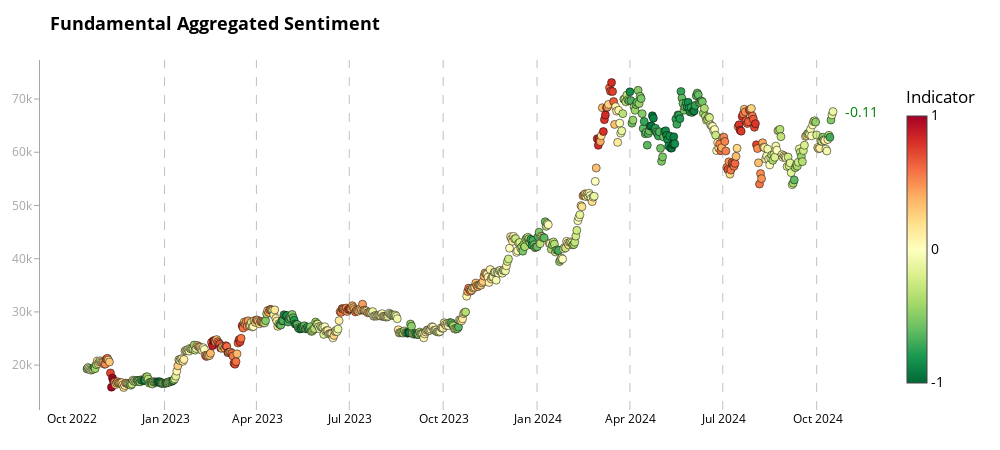

Notebook code for this chart:
### Code cell
# Example usage
fig2 = chart_aggregate(merged_df, 'aggregate_indicator_manual', 'price_usd_close', "Fundamental Aggregated Sentiment")
fig2.show()
pio.write_html(fig2, file=f'aggregated_scatter_analysis_fundamental_aggr_last_2year.html')
print("All charts have been displayed and saved as separate HTML files.")

### Figure 1 — Plotly figure (JSON) as saved in the notebook; plotly's stock layout.template omitted (floating-point values rounded to 4 significant figures; data arrays with more than 128 entries replaced by an {"elided": "..."} marker saying what was removed)
{"data": [{"hoverinfo": "text", "marker": {"cmax": 1, "cmin": -1, "color": {"elided": "732 float values"}, "colorbar": {"len": 0.9, "lenmode": "fraction", "thickness": 20, "ticktext": ["-1", "0", "1"], "tickvals": [-1, 0, 1], "title": {"text": "Indicator"}, "x": 1.02, "xpad": 10}, "colorscale": [[0.0, "rgb(0,104,55)"], [0.1, "rgb(26,152,80)"], [0.2, "rgb(102,189,99)"], [0.3, "rgb(166,217,106)"], [0.4, "rgb(217,239,139)"], [0.5, "rgb(255,255,191)"], [0.6, "rgb(254,224,139)"], [0.7, "rgb(253,174,97)"], [0.8, "rgb(244,109,67)"], [0.9, "rgb(215,48,39)"], [1.0, "rgb(165,0,38)"]], "line": {"color": "black", "width": 0.5}, "size": 8}, "mode": "markers", "text": {"elided": "732 str values"}, "x": {"elided": "732 str values"}, "y": {"elided": "732 float values"}, "type": "scatter"}], "layout": {"shapes": [{"line": {"color": "rgba(128, 128, 128, 0.7)", "dash": "dash", "width": 1}, "opacity": 0.7, "type": "line", "x0": "2022-12-31T00:00:00", "x1": "2022-12-31T00:00:00", "xref": "x", "y0": 0, "y1": 1, "yref": "y domain"}, {"line": {"color": "rgba(128, 128, 128, 0.7)", "dash": "dash", "width": 1}, "opacity": 0.7, "type": "line", "x0": "2023-03-31T00:00:00", "x1": "2023-03-31T00:00:00", "xref": "x", "y0": 0, "y1": 1, "yref": "y domain"}, {"line": {"color": "rgba(128, 128, 128, 0.7)", "dash": "dash", "width": 1}, "opacity": 0.7, "type": "line", "x0": "2023-06-30T00:00:00", "x1": "2023-06-30T00:00:00", "xref": "x", "y0": 0, "y1": 1, "yref": "y domain"}, {"line": {"color": "rgba(128, 128, 128, 0.7)", "dash": "dash", "width": 1}, "opacity": 0.7, "type": "line", "x0": "2023-09-30T00:00:00", "x1": "2023-09-30T00:00:00", "xref": "x", "y0": 0, "y1": 1, "yref": "y domain"}, {"line": {"color": "rgba(128, 128, 128, 0.7)", "dash": "dash", "width": 1}, "opacity": 0.7, "type": "line", "x0": "2023-12-31T00:00:00", "x1": "2023-12-31T00:00:00", "xref": "x", "y0": 0, "y1": 1, "yref": "y domain"}, {"line": {"color": "rgba(128, 128, 128, 0.7)", "dash": "dash", "width": 1}, "opacity": 0.7, "type": "line", "x0": "2024-03-31T00:00:00", "x1": "2024-03-31T00:00:00", "xref": "x", "y0": 0, "y1": 1, "yref": "y domain"}, {"line": {"color": "rgba(128, 128, 128, 0.7)", "dash": "dash", "width": 1}, "opacity": 0.7, "type": "line", "x0": "2024-06-30T00:00:00", "x1": "2024-06-30T00:00:00", "xref": "x", "y0": 0, "y1": 1, "yref": "y domain"}, {"line": {"color": "rgba(128, 128, 128, 0.7)", "dash": "dash", "width": 1}, "opacity": 0.7, "type": "line", "x0": "2024-09-30T00:00:00", "x1": "2024-09-30T00:00:00", "xref": "x", "y0": 0, "y1": 1, "yref": "y domain"}], "annotations": [{"align": "left", "font": {"color": "green", "size": 14}, "showarrow": false, "text": "-0.11", "x": "2024-10-16T00:00:00", "xanchor": "left", "xshift": 10, "y": 67640.0, "yanchor": "middle"}], "title": {"font": {"color": "black", "size": 18, "weight": "bold"}, "text": "Fundamental Aggregated Sentiment"}, "font": {"color": "black", "size": 14}, "margin": {"l": 40, "r": 120, "t": 60, "b": 40}, "showlegend": false, "hovermode": "closest", "plot_bgcolor": "white", "paper_bgcolor": "white", "width": 1000, "height": 450, "xaxis": {"tickfont": {"color": "black", "size": 12}, "showgrid": false, "zeroline": false, "dtick": "M3", "tickformat": "%b %Y", "showline": false, "mirror": false}, "yaxis": {"tickfont": {"color": "rgba(128, 128, 128, 0.7)", "size": 12}, "showgrid": false, "zeroline": false, "showline": true, "linewidth": 1, "linecolor": "rgba(128, 128, 128, 0.7)", "mirror": false, "ticks": "outside", "ticklen": 5, "tickcolor": "rgba(128, 128, 128, 0.7)"}}}
